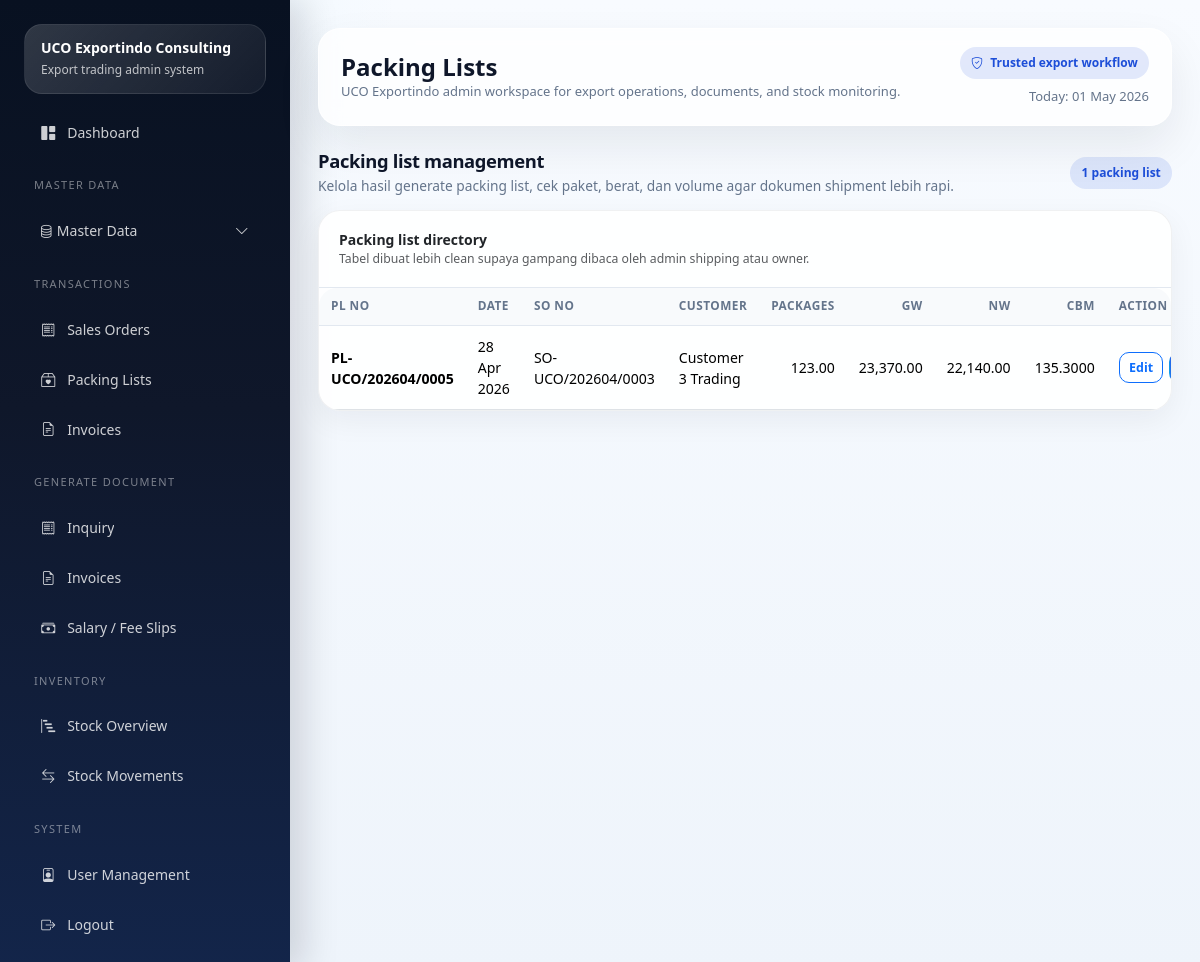
Page /index.php/transactions/packing_lists (signed in) on the committed database.
### tables this page shows
CREATE TABLE IF NOT EXISTS `packing_lists` (
  `id` int NOT NULL AUTO_INCREMENT,
  `sales_order_id` int NOT NULL,
  `pl_no` varchar(50) NOT NULL,
  `pl_date` date NOT NULL,
  `marks_numbers` text,
  `total_packages` decimal(18,2) NOT NULL DEFAULT '0.00',
  `gross_weight` decimal(18,2) NOT NULL DEFAULT '0.00',
  `net_weight` decimal(18,2) NOT NULL DEFAULT '0.00',
  `cbm` decimal(18,4) NOT NULL DEFAULT '0.0000',
  `created_at` timestamp NULL DEFAULT CURRENT_TIMESTAMP,
  PRIMARY KEY (`id`),
  UNIQUE KEY `pl_no` (`pl_no`),
  KEY `fk_pl_so` (`sales_order_id`),
  CONSTRAINT `fk_pl_so` FOREIGN KEY (`sales_order_id`) REFERENCES `sales_orders` (`id`) ON DELETE CASCADE
);

CREATE TABLE IF NOT EXISTS `sales_orders` (
  `id` int NOT NULL AUTO_INCREMENT,
  `so_no` varchar(50) NOT NULL,
  `order_date` date NOT NULL,
  `customer_id` int NOT NULL,
  `currency_id` int DEFAULT NULL,
  `incoterm_id` int DEFAULT NULL,
  `payment_term_id` int DEFAULT NULL,
  `warehouse_id` int DEFAULT NULL,
  `destination_port` varchar(150) DEFAULT NULL,
  `remarks` text,
  `created_by` int DEFAULT NULL,
  `total_amount` decimal(18,2) NOT NULL DEFAULT '0.00',
  `status` enum('DRAFT','CONFIRMED','SHIPPED') NOT NULL DEFAULT 'DRAFT',
  `created_at` timestamp NULL DEFAULT CURRENT_TIMESTAMP,
  PRIMARY KEY (`id`),
  UNIQUE KEY `so_no` (`so_no`),
  KEY `fk_so_customer` (`customer_id`),
  KEY `fk_so_currency` (`currency_id`),
  KEY `fk_so_incoterm` (`incoterm_id`),
  KEY `fk_so_payment_term` (`payment_term_id`),
  KEY `fk_so_warehouse` (`warehouse_id`),
  KEY `fk_so_user` (`created_by`),
  CONSTRAINT `fk_so_currency` FOREIGN KEY (`currency_id`) REFERENCES `currencies` (`id`) ON DELETE SET NULL,
  CONSTRAINT `fk_so_customer` FOREIGN KEY (`customer_id`) REFERENCES `customers` (`id`),
  CONSTRAINT `fk_so_incoterm` FOREIGN KEY (`incoterm_id`) REFERENCES `incoterms` (`id`) ON DELETE SET NULL,
  CONSTRAINT `fk_so_payment_term` FOREIGN KEY (`payment_term_id`) REFERENCES `payment_terms` (`id`) ON DELETE SET NULL,
  CONSTRAINT `fk_so_user` FOREIGN KEY (`created_by`) REFERENCES `users` (`id`) ON DELETE SET NULL,
  CONSTRAINT `fk_so_warehouse` FOREIGN KEY (`warehouse_id`) REFERENCES `warehouses` (`id`) ON DELETE SET NULL
);

CREATE TABLE IF NOT EXISTS `customers` (
  `id` int NOT NULL AUTO_INCREMENT,
  `customer_code` varchar(50) DEFAULT NULL,
  `company_name` varchar(150) NOT NULL,
  `pic_name` varchar(100) DEFAULT NULL,
  `email` varchar(100) DEFAULT NULL,
  `phone` varchar(50) DEFAULT NULL,
  `address` text,
  `country` varchar(100) DEFAULT NULL,
  `is_active` tinyint(1) NOT NULL DEFAULT '1',
  PRIMARY KEY (`id`)
);

### application/core/MY_Controller.php (called while the page is built, shortened)
<?php
class MY_Controller extends CI_Controller
{
    protected $user;
    public function __construct()
    {
        $this->user = $this->session->userdata('user');
    }
    protected function render($view, $data = [], $layout = 'admin')
    {
        $data['current_user'] = $this->user;
        $this->load->view('templates/admin_header', $data);
        $this->load->view($view, $data);
        $this->load->view('templates/admin_footer', $data);
    }
}

### application/controllers/Transactions.php (called while the page is built, shortened)
<?php
class Transactions extends MY_Controller
{
    public function packing_lists()
    {
        $data['page_title'] = 'Packing Lists';
        $data['edit'] = $this->input->get('edit') ? $this->pl->get($this->input->get('edit')) : null;
        $data['rows'] = $this->pl->rows();
        $this->render('admin/transactions/packing_lists', $data);
    }
}

### index.php (called while the page is built, shortened)
<?php
require BASEPATH . 'core/CodeIgniter.php';

### application/models/Packing_list_model.php (called while the page is built, shortened)
<?php
class Packing_list_model extends CI_Model
{
    public function rows()
    {
        return $this->db->query("SELECT pl.*, so.so_no, c.company_name FROM packing_lists pl LEFT JOIN sales_orders so ON so.id=pl.sales_order_id LEFT JOIN customers c ON c.id=so.customer_id ORDER BY pl.id DESC")->result_array();
    }
}

### application/helpers/uco_helper.php (called while the page is built, shortened)
<?php
function e($str)
{
    return htmlspecialchars((string)$str, ENT_QUOTES, 'UTF-8');
}
function format_date_id($date)
{
    return date('d M Y', strtotime($date));
}

### application/views/admin/transactions/packing_lists.php (the view, shortened to what this page needs)
<div class="section-block">
    <div class="section-head">
        <div>
            <h3>Packing list management</h3>
            <p>Kelola hasil generate packing list, cek paket, berat, dan volume agar dokumen shipment lebih rapi.</p>
        </div>
        <span class="badge-soft badge-soft-primary"><?= is_array($rows) ? count($rows) : 0; ?> packing list</span>
    </div>
    <div class="card shadow-sm">
        <div class="card-header">
            <strong>Packing list directory</strong>
            <div class="text-muted small">Tabel dibuat lebih clean supaya gampang dibaca oleh admin shipping atau owner.</div>
        </div>
        <div class="card-body p-0">
            <div class="table-responsive">
                <table class="table table-sm mb-0 align-middle">
                    <thead>
                        <tr>
                            <th>PL No</th>
                            <th>Date</th>
                            <th>SO No</th>
                            <th>Customer</th>
                            <th class="text-end">Packages</th>
                            <th class="text-end">GW</th>
                            <th class="text-end">NW</th>
                            <th class="text-end">CBM</th>
                            <th class="action-cell">Action</th>
                        </tr>
                    </thead>
                    <tbody>
                        <?php if (!$rows): ?>
                            <tr><td colspan="9" class="empty-state">Belum ada data packing list.</td></tr>
                        <?php else: foreach ($rows as $row): ?>
                            <tr>
                                <td class="fw-semibold"><?= e($row['pl_no']); ?></td>
                                <td><?= format_date_id($row['pl_date']); ?></td>
                                <td><?= e($row['so_no']); ?></td>
                                <td><?= e($row['company_name']); ?></td>
                                <td class="text-end"><?= number_format((float)$row['total_packages'], 2); ?></td>
                                <td class="text-end"><?= number_format((float)$row['gross_weight'], 2); ?></td>
                                <td class="text-end"><?= number_format((float)$row['net_weight'], 2); ?></td>
                                <td class="text-end"><?= number_format((float)$row['cbm'], 4); ?></td>
                                <td class="action-cell">
                                    <div class="table-action-group">
                                        <a href="<?= site_url('transactions/packing-lists?edit=' . $row['id']); ?>" class="btn btn-sm btn-outline-primary">Edit</a>
                                    </div>
                                </td>
                            </tr>
                        <?php endforeach; endif; ?>
                    </tbody>
                </table>
            </div>
        </div>
    </div>
</div>

### assets/css2/app.css (style rules this page uses)
:root { --uco-navy: #0f172a; --uco-navy-2: #111c44; --uco-blue: #1d4ed8; --uco-cyan: #0ea5e9; --uco-green: #10b981; --uco-warning: #f59e0b; --uco-danger: #ef4444; --uco-light: #f8fafc; --uco-line: #e2e8f0; --uco-text: #0f172a; --uco-muted: #64748b; --uco-card: #ffffff; --uco-shadow: 0 20px 45px rgba(15, 23, 42, .08); }
html, body { height: 100%; }
body { font-size: 14px; color: var(--uco-text); background: radial-gradient(circle at top left, rgba(14, 165, 233, .08), transparent 26%), linear-gradient(180deg, #f8fbff 0%, #eef4fb 100%); }
a { text-decoration: none; }
.glass-card, .card, .login-card, .public-soft-card { border: 1px solid rgba(15, 23, 42, .06) !important; border-radius: 22px !important; box-shadow: var(--uco-shadow) !important; }
.card, .glass-card { background: rgba(255,255,255,.9); overflow: hidden; }
.card .card-header { background: transparent !important; border-bottom: 1px solid var(--uco-line); padding: 18px 20px; }
.card .card-body { padding: 20px; }
.table-responsive { border-radius: 18px; }
.table-sm td, .table-sm th { vertical-align: middle; padding: .85rem .9rem; }
.table thead th { background: #f8fafc; color: #334155; font-size: 12px; text-transform: uppercase; letter-spacing: .03em; border-bottom: 1px solid var(--uco-line); }
.badge-soft { padding: .45rem .7rem; border-radius: 999px; font-weight: 600; font-size: 12px; }
.badge-soft-primary { background: rgba(29,78,216,.12); color: #1d4ed8; }
.section-block { margin-bottom: 24px; }
.section-head { display: flex; justify-content: space-between; gap: 14px; align-items: end; margin-bottom: 14px; }
.section-head h3 { font-size: 1.05rem; margin: 0; font-weight: 700; }
.section-head p { margin: 4px 0 0; color: var(--uco-muted); font-size: 13px; }
.btn { border-radius: 14px; padding: .62rem 1rem; font-weight: 600; }
.table-action-group { display: flex; flex-wrap: wrap; gap: 8px; }

### application/views/templates/admin_header.php (style rules this page uses)
html { overflow-y: scroll; }
body { overflow-x: hidden; }
.section-block { margin-bottom: 1.35rem; }
.section-head { display: flex; align-items: center; justify-content: space-between; gap: 1rem; margin-bottom: .85rem; }
.section-head h3 { margin-bottom: .15rem; font-size: 1.15rem; font-weight: 800; letter-spacing: -.02em; }
.section-head p { margin-bottom: 0; font-size: .86rem; color: #64748b; }
.card { border: 1px solid rgba(15, 23, 42, .08); border-radius: 18px; }
.card.shadow-sm { box-shadow: 0 10px 30px rgba(15, 23, 42, .055) !important; }
.card-body { padding: 1.1rem; }
.btn { border-radius: 11px; font-weight: 700; display: inline-flex; align-items: center; justify-content: center; gap: .35rem; }
.btn-sm { min-height: 31px; padding: .28rem .58rem; border-radius: 10px; font-size: .78rem; line-height: 1.1; white-space: nowrap; }
.table-responsive { overflow-x: auto; }
.table { --bs-table-bg: transparent; font-size: .88rem; }
.table > :not(caption) > * > * { padding: .62rem .75rem; vertical-align: middle; }
.table thead th { font-size: .74rem; text-transform: uppercase; letter-spacing: .04em; color: #64748b; background: #f8fafc; border-bottom: 1px solid #e2e8f0; white-space: nowrap; }
.table-action-group, .action-buttons { display: inline-flex; align-items: center; flex-wrap: nowrap; gap: .38rem; white-space: nowrap; }
.table td.action-cell, .table th.action-cell { width: 1%; white-space: nowrap; }

### rows in the picture
packing_lists: pl_no "PL-UCO/202604/0005", pl_date "28 Apr 2026", sales_order.so_no "SO-UCO/202604/0003", customers.company_name "Customer 3 Trading", total_packages "123.00", gross_weight "23,370.00", net_weight "22,140.00", cbm "135.3000"

### other values in the picture
$page_title "Packing Lists"
count($rows) "1"
